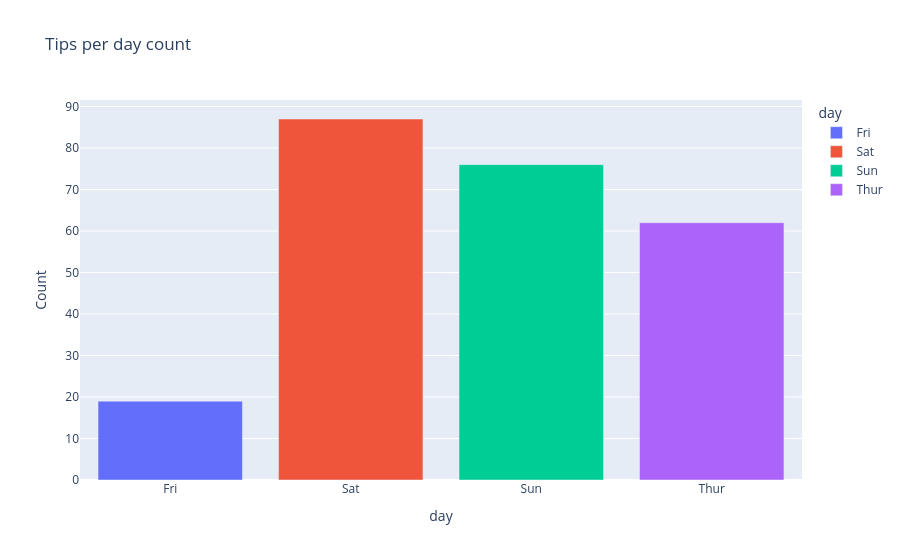

The cell this chart's notebook holds for it:
### Markdown cell above
Итак, мы построили первый график с `px`. Обратим внимание, что интерактивность уже доступна: при наведении на столбец показываются день и количество посещений. Кроме того, в правом верхнем углу можно сохранить график (как статичное изображение) через иконку камеры в .png. Здесь же доступны масштабирование, панорамирование, авто-масштаб и сброс вида. Эти функции применимы ко всем визуализациям в `Plotly`.  

Однако, визуально график можно улучшить: добавить заголовок, цвета и более понятную подпись оси $Y$. Всё это можно сделать при создании графика, передав дополнительные аргументы методу `.bar()`. Используем `labels`, чтобы заменить подпись «size» на «Count», и `color`, чтобы раскрасить столбцы по переменной (здесь &ndash; по типу «day»). Добавим заголовок &ndash; аргумент `title`.

### Code cell
fig = px.bar(
    df_tips_by_day,
    x="day",
    y="size",
    title="Tips per day count",
    labels={"size": "Count"},
    color="day",
)

fig.show()

### Figure 1 — Plotly figure (JSON) as saved in the notebook; plotly's stock layout.template omitted (floating-point values rounded to 4 significant figures)
{"data": [{"hovertemplate": "day=%{x}<br>Count=%{y}<extra></extra>", "legendgroup": "Fri", "marker": {"color": "#636efa", "pattern": {"shape": ""}}, "name": "Fri", "orientation": "v", "showlegend": true, "textposition": "auto", "type": "bar", "x": ["Fri"], "xaxis": "x", "y": [19], "yaxis": "y"}, {"hovertemplate": "day=%{x}<br>Count=%{y}<extra></extra>", "legendgroup": "Sat", "marker": {"color": "#EF553B", "pattern": {"shape": ""}}, "name": "Sat", "orientation": "v", "showlegend": true, "textposition": "auto", "type": "bar", "x": ["Sat"], "xaxis": "x", "y": [87], "yaxis": "y"}, {"hovertemplate": "day=%{x}<br>Count=%{y}<extra></extra>", "legendgroup": "Sun", "marker": {"color": "#00cc96", "pattern": {"shape": ""}}, "name": "Sun", "orientation": "v", "showlegend": true, "textposition": "auto", "type": "bar", "x": ["Sun"], "xaxis": "x", "y": [76], "yaxis": "y"}, {"hovertemplate": "day=%{x}<br>Count=%{y}<extra></extra>", "legendgroup": "Thur", "marker": {"color": "#ab63fa", "pattern": {"shape": ""}}, "name": "Thur", "orientation": "v", "showlegend": true, "textposition": "auto", "type": "bar", "x": ["Thur"], "xaxis": "x", "y": [62], "yaxis": "y"}], "layout": {"barmode": "relative", "legend": {"title": {"text": "day"}, "tracegroupgap": 0}, "title": {"text": "Tips per day count"}, "xaxis": {"anchor": "y", "categoryarray": ["Fri", "Sat", "Sun", "Thur"], "categoryorder": "array", "domain": [0, 1], "title": {"text": "day"}}, "yaxis": {"anchor": "x", "domain": [0, 1], "title": {"text": "Count"}}}}
